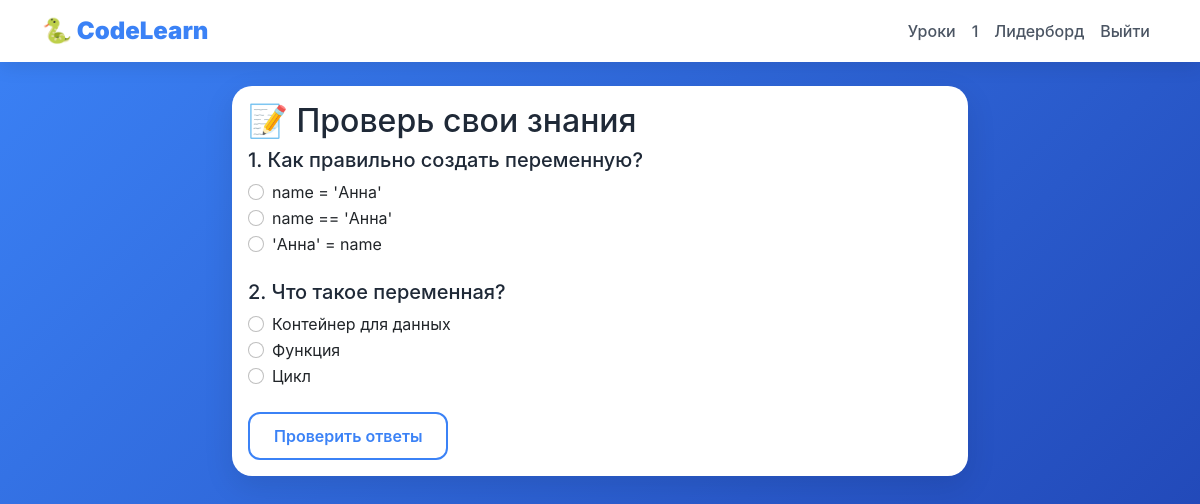
The app's page /quiz/3 (signed in) with its own data.
### data/users.py (models this page shows, shortened)
class User(SqlAlchemyBase, UserMixin, SerializerMixin):
    __tablename__ = 'users'
    id = sqlalchemy.Column(sqlalchemy.Integer, primary_key=True, autoincrement=True)
    name = sqlalchemy.Column(sqlalchemy.String, nullable=True)
    about = sqlalchemy.Column(sqlalchemy.String, nullable=True)
    email = sqlalchemy.Column(sqlalchemy.String, index=True, unique=True, nullable=True)
    hashed_password = sqlalchemy.Column(sqlalchemy.String, nullable=True)
    age = sqlalchemy.Column(sqlalchemy.Integer, default=12)
    created_date = sqlalchemy.Column(sqlalchemy.DateTime, default=datetime.datetime.now)
    progress = orm.relationship('UserProgress', back_populates='user', uselist=False)
    achievements = orm.relationship('UserAchievement', back_populates='user')
    quiz_answers = orm.relationship('UserQuizAnswer', back_populates='user')
    task_solutions = orm.relationship('TaskSolution', back_populates='user')

### data/quiz.py (models this page shows)
class QuizQuestion(SqlAlchemyBase, SerializerMixin):
    __tablename__ = 'quiz_questions'
    id = sqlalchemy.Column(sqlalchemy.Integer, primary_key=True, autoincrement=True)
    quiz_id = sqlalchemy.Column(sqlalchemy.Integer, sqlalchemy.ForeignKey('quizzes.id'))
    text = sqlalchemy.Column(sqlalchemy.Text, nullable=False)
    options = sqlalchemy.Column(sqlalchemy.Text)  # CSV
    correct_answer = sqlalchemy.Column(sqlalchemy.Integer)
    order = sqlalchemy.Column(sqlalchemy.Integer, default=0)
    quiz = orm.relationship('Quiz')

### main.py (the view, shortened to what this page needs)
@app.route('/quiz/<int:lesson_id>', methods=['GET', 'POST'])
@login_required
def quiz(lesson_id):
    db_sess = get_db()
    quiz_obj = db_sess.query(Quiz).filter(Quiz.lesson_id == lesson_id).first()
    if not quiz_obj:
        return redirect(f'/lesson/{lesson_id}')
    questions = db_sess.query(QuizQuestion).filter(QuizQuestion.quiz_id == quiz_obj.id).order_by(QuizQuestion.order).all()
    task_obj = db_sess.query(Task).filter(Task.lesson_id == lesson_id).first()
    task_id = task_obj.id if task_obj else None
    user_answers_record = db_sess.query(UserQuizAnswer).filter(UserQuizAnswer.user_id == current_user.id, UserQuizAnswer.quiz_id == quiz_obj.id).first()
    progress = db_sess.query(UserProgress).filter(UserProgress.user_id == current_user.id).first()
    lesson_completed = str(lesson_id) in (progress.completed_lessons.split(',') if progress and progress.completed_lessons else [])
    user_answers = json.loads(user_answers_record.answers) if user_answers_record and user_answers_record.answers else {}
    return render_template("quiz.html", quiz=quiz_obj, questions=questions, lesson_id=lesson_id, lesson_completed=lesson_completed, user_answers={}, task_id=task_id)

### data/db_session.py (called while the page is built)
def create_session() -> Session:
    global __factory
    return __factory()

### main.py (called while the page is built)
@app.teardown_appcontext
def shutdown_session(exception=None):
    db_sess = getattr(g, '_db_session', None)
    if db_sess:
        db_sess.close()

def get_db():
    if not hasattr(g, '_db_session'):
        g._db_session = db_session.create_session()
    return g._db_session

@login_manager.user_loader
def load_user(user_id):
    db_sess = get_db()
    return db_sess.get(User, user_id)

### templates/quiz.html (shortened to what this page needs)
{% extends "base.html" %}
{% block content %}
<div class="row">
    <div class="col-lg-8 mx-auto">
        <div class="card">
            <div class="card-body">
                <h2 class="card-title">📝 Проверь свои знания</h2>
                {% if score is defined %}
                    <div class="alert alert-info">
                        <h5>Ваш результат: {{ score }} из {{ total }}</h5>
                        {% if test_passed %}
                            <p class="mb-0 text-success">✅ Отлично! Все ответы правильные! Вы успешно прошли тест!</p>
                            {% if task_id %}
                                <div class="mt-3">
                                    <p>Теперь перейдите к практическому заданию:</p>
                                    <a href="/task/{{ task_id }}" class="btn btn-success">Перейти к заданию →</a>
                                </div>
                            {% else %}
                                <div class="mt-3">
                                    <a href="/lesson/{{ lesson_id }}/complete" class="btn btn-success">Завершить урок</a>
                                </div>
                            {% endif %}
                        {% else %}
                            <p class="mb-0 text-danger">❌ Тест не пройден. Нужно ответить правильно на все вопросы!</p>
                            <a href="/quiz/{{ lesson_id }}/reset" class="btn btn-primary mt-3">Пройти тест заново</a>
                        {% endif %}
                    </div>
                {% else %}
                    <form method="POST" action="/quiz/{{ lesson_id }}" autocomplete="off">
                        {% for question in questions %}
                            <div class="mb-4">
                                <h5>{{ loop.index }}. {{ question.text }}</h5>
                                {% set options = question.options.split(',') %}
                                {% set q_index = loop.index0 %}
                                {% for opt in options %}
                                    {% set opt_index = loop.index0 %}
                                    <div class="form-check">
                                        <input class="form-check-input" type="radio"
                                               name="q_{{ q_index }}" value="{{ opt_index }}"
                                               id="q{{ lesson_id }}_{{ q_index }}_{{ opt_index }}"
                                               {% if loop.first %}data-group="{{ q_index }}"{% endif %}
                                               required>
                                        <label class="form-check-label" for="q{{ lesson_id }}_{{ q_index }}_{{ opt_index }}">
                                            {{ opt.strip() }}
                                        </label>
                                    </div>
                                {% endfor %}
                            </div>
                        {% endfor %}
                        <button type="submit" class="btn btn-primary">Проверить ответы</button>
                    </form>
                {% endif %}
            </div>
        </div>
    </div>
</div>
{% endblock %}

### templates/base.html (shortened to what this page needs)
<!DOCTYPE html>
<html lang="ru">
<head>
    <link href="https://cdn.jsdelivr.net/npm/bootstrap@5.1.3/dist/css/bootstrap.min.css" rel="stylesheet">
</head>
<body>
    <div class="code-bg" id="codeBg"></div>
    <nav class="navbar navbar-expand-lg navbar-light">
        <div class="container">
            <a class="navbar-brand" href="/">
                <strong>🐍 CodeLearn</strong>
            </a>
            <div class="collapse navbar-collapse" id="navbarNav">
                <ul class="navbar-nav ms-auto">
                    {% if current_user.is_authenticated %}
                        <li class="nav-item">
                            <a class="nav-link" href="/lessons">Уроки</a>
                        </li>
                        <li class="nav-item">
                            <a class="nav-link" href="/profile">{{ current_user.name }}</a>
                        </li>
                        <li class="nav-item">
                            <a class="nav-link" href="/leaderboard">Лидерборд</a>
                        </li>
                        <li class="nav-item">
                            <a class="nav-link" href="/logout">Выйти</a>
                        </li>
                    {% endif %}
                </ul>
            </div>
        </div>
    </nav>
    <div class="container mt-4" style="position: relative; z-index: 10;">
        {% block content %}{% endblock %}
    </div>
</body>
</html>

### templates/base.html (style rules this page uses)
* { margin: 0; padding: 0; box-sizing: border-box; }
body { background: linear-gradient(135deg, #3b82f6 0%, #1e40af 100%); min-height: 100vh; font-family: 'Inter', -apple-system, BlinkMacSystemFont, sans-serif; position: relative; }
.code-bg { position: fixed; top: 0; left: 0; width: 100%; height: 100%; pointer-events: none; z-index: 0; overflow: hidden; font-family: 'Courier New', monospace; font-size: 14px; color: rgba(255, 255, 255, 0.2); }
.navbar { background: white !important; box-shadow: 0 4px 20px rgba(0,0,0,0.1); position: relative; z-index: 10; }
.navbar-brand { color: #3b82f6 !important; font-weight: bold; font-size: 1.5rem; }
.nav-link { color: #4b5563 !important; font-weight: 500; transition: color 0.3s ease; }
.card { background: white; border-radius: 20px; border: none; box-shadow: 0 10px 30px rgba(0,0,0,0.1); transition: transform 0.3s, box-shadow 0.3s; position: relative; z-index: 10; }
.btn-primary { background: white; border: 2px solid #3b82f6; color: #3b82f6; font-weight: 600; padding: 10px 24px; border-radius: 12px; transition: all 0.3s ease; }
h1, h2, h3, h4, h5 { color: #1f2937; }
.card-title { color: #1f2937; }

### records on screen
User: name "1"
QuizQuestion: text "Как правильно создать переменную?", strip "name = 'Анна'" "name == 'Анна'" "'Анна' = name"
QuizQuestion: text "Что такое переменная?", strip "Контейнер для данных" "Функция" "Цикл"
